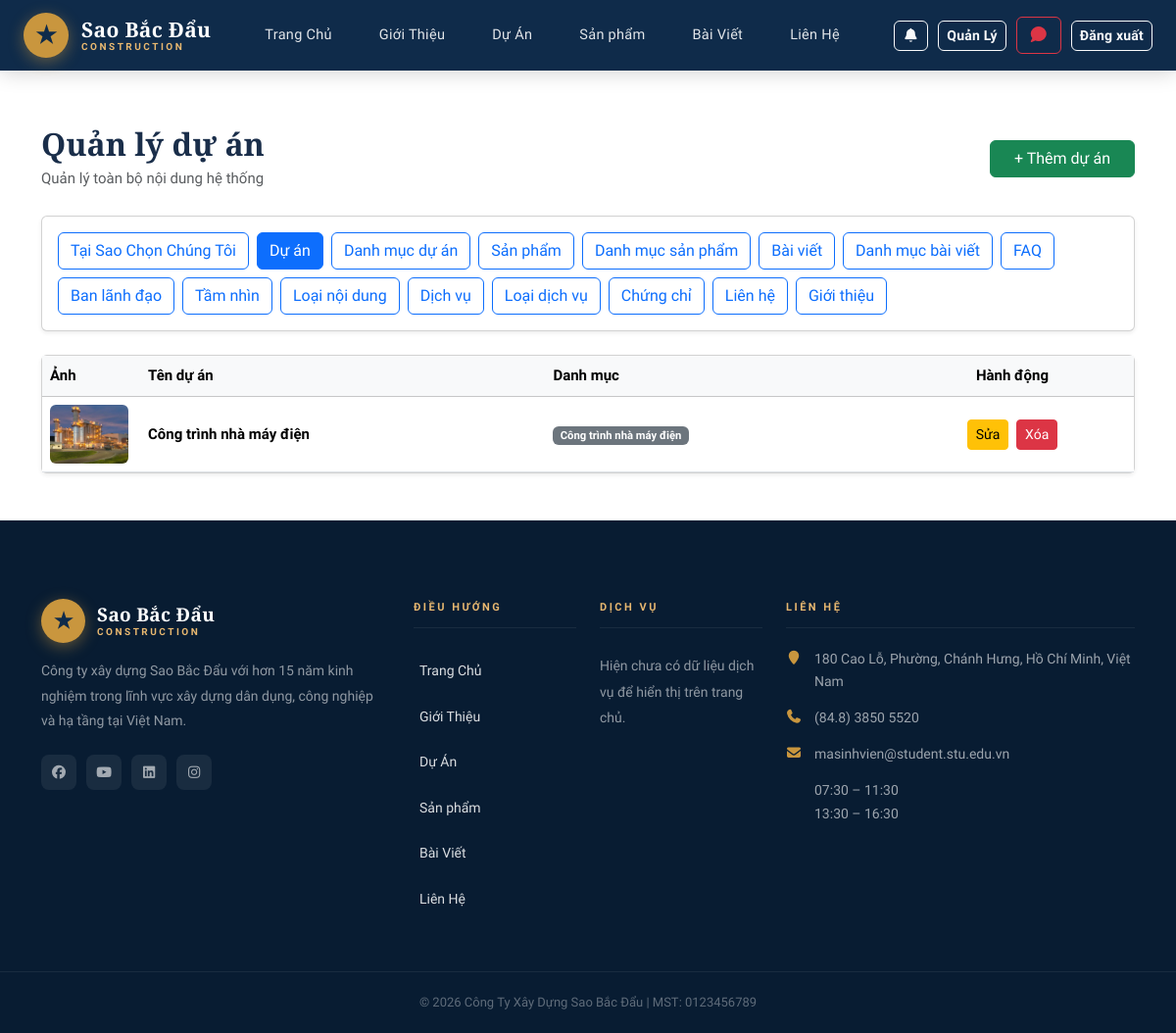
/dashboard/ (signed in), run on the app's committed database.
### home/models.py (models this page shows, shortened)
class Project(models.Model):
    name = models.CharField(max_length=200)
    description = models.TextField()
    image = models.ImageField(upload_to="projects/")
    created_at = models.DateTimeField(auto_now_add=True)
    category = models.ForeignKey(
        ProjectCategory,
        on_delete=models.PROTECT,
        related_name="projects",
    )
    is_featured = models.BooleanField(default=False)

class ProjectCategory(models.Model):
    name = models.CharField(max_length=100, unique=True)
    slug = models.SlugField(blank=True, null=True, unique=True)
    is_hidden = models.BooleanField(default=False)

class ContactInfo(models.Model):
    branch_name = models.CharField(
        max_length=150, verbose_name="Tên chi nhánh / văn phòng"
    )
    address = models.TextField(verbose_name="Địa chỉ")
    phone = models.CharField(max_length=50, verbose_name="Số điện thoại")
    fax = models.CharField(max_length=50, blank=True, verbose_name="Fax")
    email = models.EmailField(blank=True, verbose_name="Email")
    working_hours = models.CharField(
        max_length=255, blank=True, verbose_name="Giờ làm việc"
    )
    map_embed_url = models.URLField(blank=True, verbose_name="Link Google Maps Embed")
    facebook_url = models.URLField(blank=True, verbose_name="Facebook URL")
    youtube_url = models.URLField(blank=True, verbose_name="YouTube URL")
    linkedin_url = models.URLField(blank=True, verbose_name="LinkedIn URL")
    instagram_url = models.URLField(blank=True, verbose_name="Instagram URL")
    order = models.PositiveIntegerField(default=0, verbose_name="Thứ tự hiển thị")
    is_active = models.BooleanField(default=True, verbose_name="Hiển thị")
    created_at = models.DateTimeField(auto_now_add=True)
    class Meta:
        ordering = ["order", "created_at"]

### home/views.py (the view)
# urls.py: path("dashboard/", views.dashboard, name="dashboard"),
@staff_required
def dashboard(request):
    projects = Project.objects.all().order_by("-id")
    products = Product.objects.all().order_by("-id")
    consultations_pending = Consultation.objects.filter(status="pending").count()
    consultations_processing = Consultation.objects.filter(status="processing").count()
    return render(
        request,
        "home/dashboard.html",
        {
            "projects": projects,
            "products": products,
            "consultations_pending": consultations_pending,
            "consultations_processing": consultations_processing,
        },
    )

### home/context_processors.py (called while the page is built)
def site_contact(request):
    contact = (
        ContactInfo.objects.filter(is_active=True)
        .order_by("order", "created_at")
        .first()
    )
    unread_notifications_count = 0
    recent_notifications = []
    if request.user.is_authenticated:
        unread_notifications_count = Notification.objects.filter(
            user=request.user,
            is_read=False,
        ).count()
        recent_notifications = Notification.objects.filter(user=request.user)[:5]
    return {
        "site_contact": contact,
        "unread_notifications_count": unread_notifications_count,
        "recent_notifications": recent_notifications,
    }

### home/views.py (called while the page is built)
def staff_required(view_func):
    @wraps(view_func)
    def _wrapped(request, *args, **kwargs):
        if not request.user.is_authenticated:
            return redirect(f"/login/?next={request.path}")
        if request.user.is_staff or request.user.is_superuser:
            return view_func(request, *args, **kwargs)
        messages.warning(request, "Bạn không có quyền truy cập trang quản lý.")
        return redirect("home")
    return _wrapped

### templates/home/dashboard.html
{% extends 'base.html' %} {% block content %}
<div class="container py-5" style="margin-top: 80px">
  <div class="d-flex justify-content-between align-items-center mb-4">
    <div>
      <h2 class="fw-bold mb-1">Quản lý dự án</h2>
      <p class="text-muted mb-0">Quản lý toàn bộ nội dung hệ thống</p>
    </div>
    <a href="{% url 'project_add' %}" class="btn btn-success px-4">
      + Thêm dự án
    </a>
  </div>
  <div class="card shadow-sm mb-4">
    <div class="card-body d-flex flex-wrap gap-2">
      <a href="{% url 'why_choose_item_list' %}" class="btn btn-outline-primary"
        >Tại Sao Chọn Chúng Tôi</a
      >
      <a href="{% url 'dashboard' %}" class="btn btn-outline-primary active"
        >Dự án</a
      >
      <a
        href="{% url 'project_category_list' %}"
        class="btn btn-outline-primary"
        >Danh mục dự án</a
      >
      <a href="{% url 'product_list' %}" class="btn btn-outline-primary"
        >Sản phẩm</a
      >
      <a
        href="{% url 'product_category_list' %}"
        class="btn btn-outline-primary"
        >Danh mục sản phẩm</a
      >
      <a href="{% url 'post_list' %}" class="btn btn-outline-primary"
        >Bài viết</a
      >
      <a href="{% url 'post_category_list' %}" class="btn btn-outline-primary"
        >Danh mục bài viết</a
      >
      <a href="{% url 'faq_list' %}" class="btn btn-outline-primary">FAQ</a>
      <a href="{% url 'leadership_list' %}" class="btn btn-outline-primary"
        >Ban lãnh đạo</a
      >
      <a href="{% url 'statement_list' %}" class="btn btn-outline-primary"
        >Tầm nhìn</a
      >
      <a href="{% url 'statement_type_list' %}" class="btn btn-outline-primary"
        >Loại nội dung</a
      >
      <a href="{% url 'service_list' %}" class="btn btn-outline-primary"
        >Dịch vụ</a
      >
      <a href="{% url 'service_type_list' %}" class="btn btn-outline-primary"
        >Loại dịch vụ</a
      >
      <a href="{% url 'certificate_list' %}" class="btn btn-outline-primary"
        >Chứng chỉ</a
      >
      <a href="{% url 'contact_info_list' %}" class="btn btn-outline-primary"
        >Liên hệ</a
      >
      <a href="{% url 'about_intro_edit' %}" class="btn btn-outline-primary"
        >Giới thiệu</a
      >
    </div>
  </div>
  <div class="card shadow-sm">
    <div class="card-body p-0">
      <table class="table align-middle mb-0">
        <thead class="table-light">
          <tr>
            <th>Ảnh</th>
            <th>Tên dự án</th>
            <th>Danh mục</th>
            <th class="text-center">Hành động</th>
          </tr>
        </thead>
        <tbody>
          {% for p in projects %}
          <tr>
            <td style="width: 100px">
              {% if p.image %}
              <img src="{{ p.image.url }}" class="rounded" width="80" />
              {% else %}
              <span class="text-muted small">Chưa có ảnh</span>
              {% endif %}
            </td>
            <td class="fw-semibold">{{ p.name }}</td>
            <td>
              <span class="badge bg-secondary"> {{ p.category.name }} </span>
            </td>
            <td class="text-center">
              <a
                href="{% url 'project_edit' p.id %}"
                class="btn btn-sm btn-warning me-1"
              >
                Sửa
              </a>
              <a
                href="{% url 'project_delete' p.id %}"
                class="btn btn-sm btn-danger"
              >
                Xóa
              </a>
            </td>
          </tr>
          {% empty %}
          <tr>
            <td colspan="4" class="text-center text-muted py-4">
              Chưa có dự án nào
            </td>
          </tr>
          {% endfor %}
        </tbody>
      </table>
    </div>
  </div>
</div>
{% endblock %}

### templates/base.html (shortened to what this page needs)
<!doctype html>
<html lang="vi">
  {% load static %}
  <head>
    <link
      rel="stylesheet"
      href="{% static 'vendor/bootstrap/css/bootstrap.min.css' %}"
    />
    <link
      rel="stylesheet"
      href="https://cdn.jsdelivr.net/npm/@fortawesome/fontawesome-free@7.2.0/css/all.min.css"
    />
    <link
      rel="stylesheet"
      href="{% static 'vendor/animate/animate.min.css' %}"
    />
    <link rel="stylesheet" href="{% static 'css/style.css' %}" />
    <link rel="stylesheet" href="{% static 'css/home.css' %}" />
    <link rel="stylesheet" href="{% static 'css/about.css' %}" />
    <link rel="stylesheet" href="{% static 'css/contact.css' %}" />
  </head>
  <body>
    <header
      class="site-navbar js-sticky-header site-navbar-target"
      role="banner"
    >
      <div class="container">
        <div class="navbar-inner">
          <div class="site-logo">
            <a href="{% url 'home' %}">
              <div class="logo-icon">★</div>
              <div class="logo-text">
                <span>Sao Bắc Đẩu</span>
                <span>Construction</span>
              </div>
            </a>
          </div>
          <nav class="site-navigation d-none d-xl-block">
            <ul class="site-menu">
              <li><a href="{% url 'home' %}" class="nav-link">Trang Chủ</a></li>
              <li>
                <a href="{% url 'about' %}" class="nav-link">Giới Thiệu</a>
              </li>
              <li><a href="{% url 'project' %}" class="nav-link">Dự Án</a></li>
              <li>
                <a href="{% url 'product' %}" class="nav-link">Sản phẩm</a>
              </li>
              <li><a href="{% url 'post' %}" class="nav-link">Bài Viết</a></li>
              <li>
                <a href="{% url 'contact' %}" class="nav-link">Liên Hệ</a>
              </li>
            </ul>
          </nav>
          <div class="nav-actions d-none d-xl-flex">
            <a
              href="{% url 'notifications' %}"
              class="btn btn-sm btn-outline-light position-relative"
            >
              <i class="fa fa-bell"></i>
            </a>
            {% if user.is_authenticated %} {% if user.is_staff %}
            <a href="{% url 'dashboard' %}" class="btn btn-sm btn-outline-light"
              >Quản Lý</a
            >
            <a
              href="{% url 'consultation_list' %}"
              class="btn btn-outline-danger position-relative"
            >
              <i class="fa fa-comment"></i>
            </a>
            {% endif %}
            <form method="post" action="{% url 'logout' %}" style="margin: 0">
              <button type="submit" class="btn btn-sm btn-outline-light">
                Đăng xuất
              </button>
            </form>
            {% endif %}
          </div>
        </div>
      </div>
    </header>
    {% block content %} {% endblock %}
    <footer class="footer-area">
      <div class="container">
        <div class="row gy-4">
          <div class="col-lg-4 col-md-6">
            <div class="footer-logo-wrap mb-3">
              <a
                href="{% url 'home' %}"
                style="
                  display: flex;
                  align-items: center;
                  gap: 12px;
                  text-decoration: none;
                "
              >
                <div
                  class="logo-icon"
                  style="width: 45px; height: 45px; font-size: 22px"
                >
                  ★
                </div>
                <div class="logo-text">
                  <span>Sao Bắc Đẩu</span>
                  <span>Construction</span>
                </div>
              </a>
            </div>
            <p class="footer-desc">
              Công ty xây dựng Sao Bắc Đẩu với hơn 15 năm kinh nghiệm trong lĩnh
              vực xây dựng dân dụng, công nghiệp và hạ tầng tại Việt Nam.
            </p>
            <div class="footer-social">
              {% if site_contact and site_contact.facebook_url %}
              <a
                href="{{ site_contact.facebook_url }}"
                target="_blank"
                rel="noopener noreferrer"
              >
                <i class="fab fa-facebook"></i>
              </a>
              {% endif %} {% if site_contact and site_contact.youtube_url %}
              <a
                href="{{ site_contact.youtube_url }}"
                target="_blank"
                rel="noopener noreferrer"
              >
                <i class="fab fa-youtube"></i>
              </a>
              {% endif %} {% if site_contact and site_contact.linkedin_url %}
              <a
                href="{{ site_contact.linkedin_url }}"
                target="_blank"
                rel="noopener noreferrer"
              >
                <i class="fab fa-linkedin"></i>
              </a>
              {% endif %} {% if site_contact and site_contact.instagram_url %}
              <a
                href="{{ site_contact.instagram_url }}"
                target="_blank"
                rel="noopener noreferrer"
              >
                <i class="fab fa-instagram"></i>
              </a>
              {% endif %}
            </div>
          </div>
          <div class="col-lg-2 col-md-6">
            <div class="footer-heading">Điều Hướng</div>
            <ul class="footer-links">
              <li><a href="{% url 'home' %}">Trang Chủ</a></li>
              <li><a href="{% url 'about' %}">Giới Thiệu</a></li>
              <li><a href="{% url 'project' %}">Dự Án</a></li>
              <li><a href="{% url 'product' %}">Sản phẩm</a></li>
              <li><a href="{% url 'post' %}">Bài Viết</a></li>
              <li><a href="{% url 'contact' %}">Liên Hệ</a></li>
            </ul>
          </div>
          <div class="col-lg-2 col-md-6">
            <div class="footer-heading">Dịch Vụ</div>
            <ul class="footer-links">
          {% for service in services %}
          <li><a href="#">{{ service.title }}</a></li>
          {% empty %}
              <li>Hiện chưa có dữ liệu dịch vụ để hiển thị trên trang chủ.</li>
          {% endfor %}
            </ul>
          </div>
          <div class="col-lg-4 col-md-6">
            <div class="footer-heading">Liên Hệ</div>
            <ul class="footer-contact-info">
              {% if site_contact %}
              <li>
                <i class="fa fa-map-marker"></i>
                {{ site_contact.address|linebreaksbr }}
              </li>
              <li>
                <i class="fa fa-phone"></i>
                {{ site_contact.phone }}
              </li>
              <li>
                <i class="fa fa-envelope"></i>
                {{ site_contact.email|default:"Chưa cập nhật" }}
              </li>
              <li>
                {{ site_contact.working_hours|default:"Chưa cập nhật giờ làm việc"|linebreaksbr }}
              </li>
              {% else %}
              <li><i class="fa fa-map-marker"></i> Chưa cập nhật địa chỉ</li>
              <li><i class="fa fa-phone"></i> Chưa cập nhật số điện thoại</li>
              <li><i class="fa fa-envelope"></i> Chưa cập nhật email</li>
              <li><i class="fa fa-clock-o"></i> Chưa cập nhật giờ làm việc</li>
              {% endif %}
            </ul>
          </div>
        </div>
      </div>
      <div class="footer-bottom">
        <div class="container text-center">
          <p>© 2026 Công Ty Xây Dựng Sao Bắc Đẩu | MST: 0123456789</p>
        </div>
      </div>
    </footer>
  </body>
</html>

### data on the page
Project: image (picture), name "Công trình nhà máy điện", category.name "Công trình nhà máy điện"
ContactInfo: address "180 Cao Lỗ, Phường, Chánh Hưng, Hồ Chí Minh, Việt Nam", phone "(84.8) 3850 5520", email "masinhvien@student.stu.edu.vn", working_hours "07:30 – 11:30 13:30 – 16:30"
